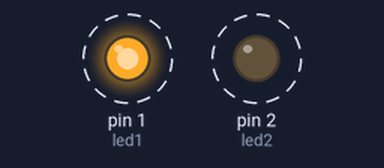
Recording of a sketch running on a simulated Arduino Uno, built with avr-gcc and run on an emulated ATmega328P. On the bench: output pins drawn as LEDs (lit = HIGH). Dashed ring = blinking.

Above: at 0.5 s.
Timing chart, 0 to 4.6 s (numbered marks = the images above):
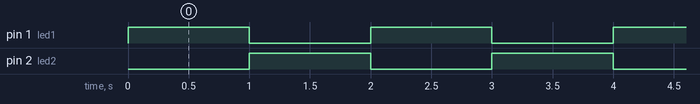

The sketch:

codigo.ino
```cpp
const int led1=1;
const int led2=2;

void setup()
{
  pinMode(led1, OUTPUT);
  pinMode(led2, OUTPUT);
}

void loop()
{
  digitalWrite(led1, HIGH);
  digitalWrite(led2, LOW);
  delay(1000);
  digitalWrite(led1, LOW);
  digitalWrite(led2,HIGH);
  delay(1000);
}
```

Measured:
- by itself, pin 1 (led1), pin 2 (led2): alternates HIGH for 1.0 s and LOW for 1.0 s
